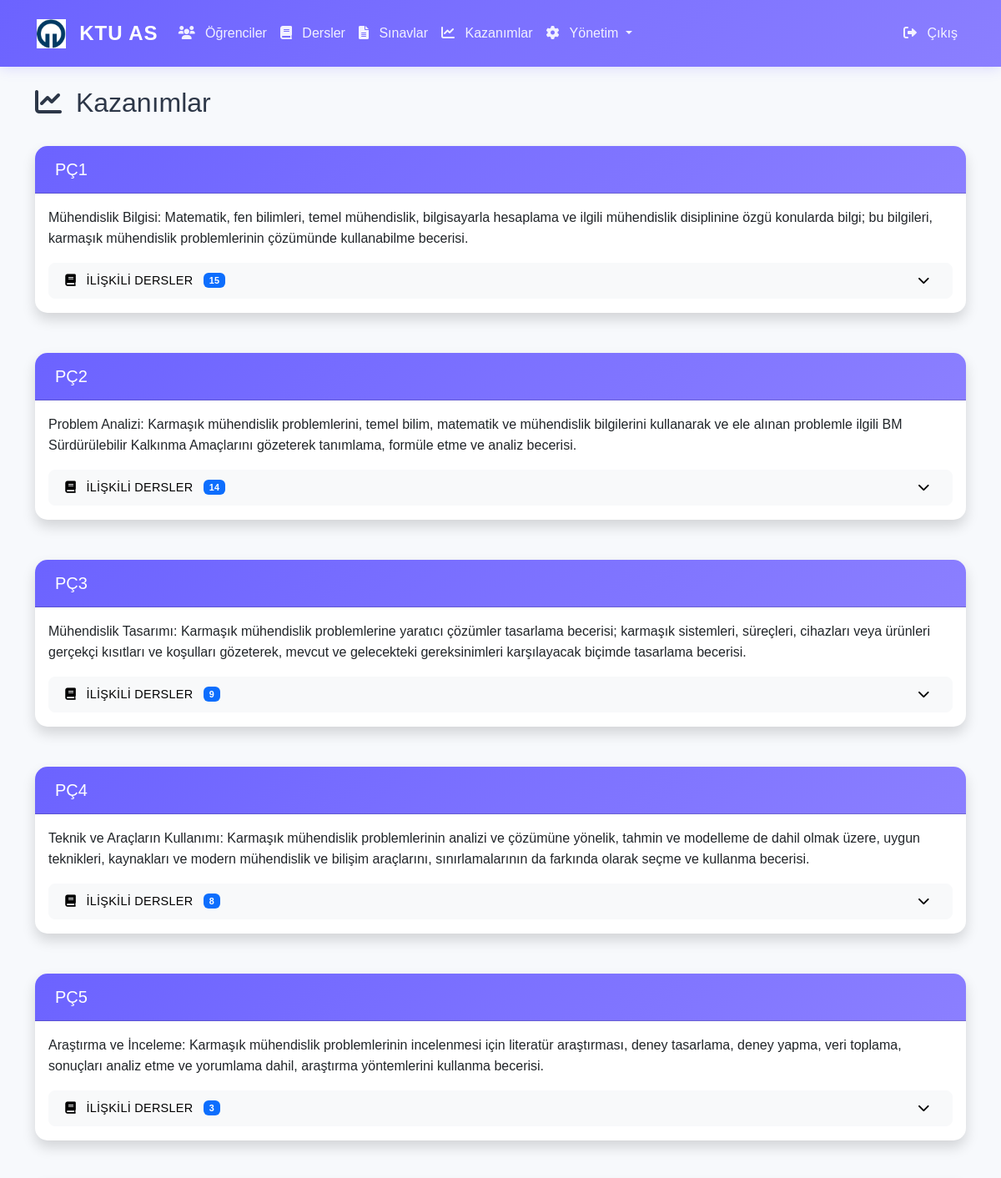
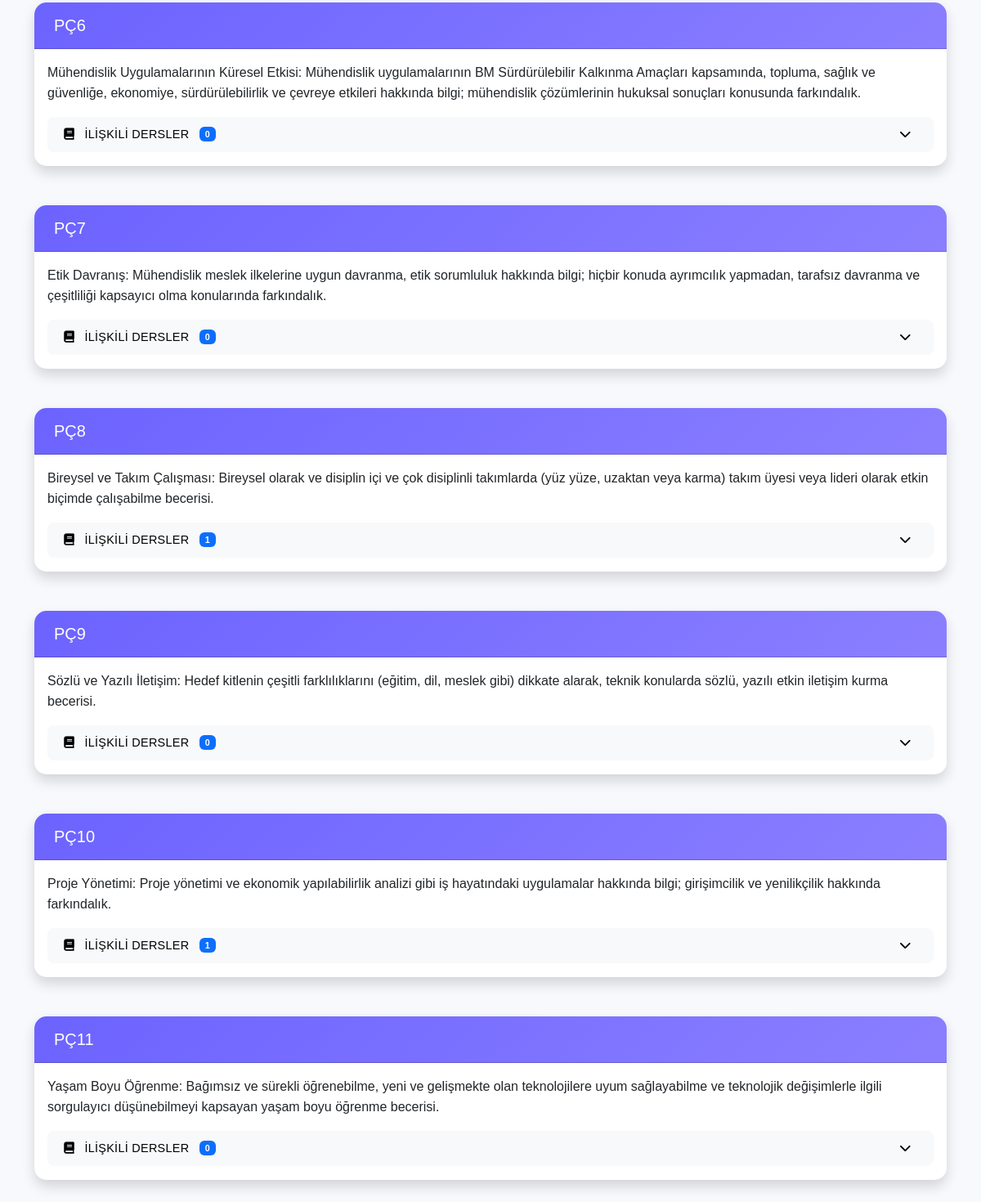
The page /program-outcomes (signed in) on the database its author committed (2 pictures, top to bottom).
### app/models/__init__.py (models this page shows, shortened)
class ProgramOutcome(db.Model):
    __tablename__ = 'program_outcomes'
    id = db.Column(db.Integer, primary_key=True)
    code = db.Column(db.String(10), unique=True, nullable=False)
    description = db.Column(db.Text, nullable=False)
    created_at = db.Column(db.DateTime, default=datetime.utcnow)
    related_courses = db.relationship('Course',
                                    secondary='course_program_outcomes',
                                    backref=db.backref('program_outcomes', lazy='dynamic'),
                                    lazy='dynamic')
    related_exams = db.relationship('Exam',
                                  secondary='exam_program_outcomes',
                                  backref=db.backref('program_outcomes', lazy='dynamic'),
                                  lazy='dynamic')

### app/routes/main.py (the view)
@bp.route('/program-outcomes')
@login_required
def program_outcomes():
    outcomes = ProgramOutcome.query.all()
    return render_template('main/program_outcomes.html', outcomes=outcomes)

### app/__init__.py (called while the page is built)
@login_manager.user_loader
def load_user(user_id):
    from app.models import User
    return User.query.get(int(user_id))

### app/templates/main/program_outcomes.html (shortened to what this page needs)
{% extends "base.html" %}
{% block content %}
<div class="row mb-4">
    <div class="col-md-8">
        <h2>
            <i class="fas fa-chart-line"></i> Kazanımlar
        </h2>
    </div>
</div>
<div class="row">
    {% for outcome in outcomes %}
    <div class="col-12 mb-4">
        <div class="card shadow">
            <div class="card-header bg-gradient-primary text-white">
                <h5 class="mb-0">{{ outcome.code }}</h5>
            </div>
            <div class="card-body">
                <p class="card-text">{{ outcome.description }}</p>
                <div class="mt-3">
                    <button class="btn btn-light w-100 d-flex justify-content-between align-items-center"
                            type="button"
                            data-bs-toggle="collapse"
                            data-bs-target="#courses{{ outcome.id }}"
                            aria-expanded="false"
                            aria-controls="courses{{ outcome.id }}">
                        <span>
                            <i class="fas fa-book"></i> İlişkili Dersler
                            <span class="badge bg-primary ms-2">{{ outcome.related_courses.count() }}</span>
                        </span>
                        <i class="fas fa-chevron-down"></i>
                    </button>
                </div>
            </div>
        </div>
    </div>
    {% else %}
    <div class="col-12">
        <div class="alert alert-info">
            Henüz kazanım tanımlanmamıştır.
        </div>
    </div>
    {% endfor %}
</div>
{% endblock %}

### app/static/css/style.css (style rules this page uses)
:root { --primary-color: #6C63FF; --secondary-color: #FF6584; --accent-color: #43E97B; --background-color: #F7F9FC; --text-color: #2D3748; --success-color: #43E97B; --warning-color: #FFB86C; --danger-color: #FF5555; --light-gray: #EDF2F7; --dark-gray: #4A5568; --gradient-primary: linear-gradient(135deg, #6C63FF 0%, #8B7FFF 100%); --gradient-success: linear-gradient(135deg, #43E97B 0%, #38F9D7 100%); --gradient-warning: linear-gradient(135deg, #FFB86C 0%, #FFA17F 100%); --gradient-danger: linear-gradient(135deg, #FF5555 0%, #FF8080 100%); }
body { font-family: 'Poppins', sans-serif; background-color: var(--background-color); color: var(--text-color); line-height: 1.6; }
.card { border: none; border-radius: 15px; box-shadow: 0 5px 15px rgba(0, 0, 0, 0.05); transition: transform 0.3s ease, box-shadow 0.3s ease; background: white; margin-bottom: 1.5rem; }
.card-header { background: var(--gradient-primary); color: white; border-radius: 15px 15px 0 0 !important; padding: 1rem 1.5rem; font-weight: 600; }
.btn { border-radius: 8px; padding: 0.6rem 1.2rem; font-weight: 500; letter-spacing: 0.3px; transition: all 0.3s ease; text-transform: uppercase; font-size: 0.9rem; }
.card, .alert, .table { animation: fadeIn 0.5s ease-out; }
.fas { margin-right: 0.5rem; }

### app/templates/main/program_outcomes.html (style rules this page uses)
.card { min-height: 200px; height: auto !important; }

### rows shown on the page
ProgramOutcome: code "PÇ1", description "Mühendislik Bilgisi: Matematik, fen bilimleri, temel mühendislik, bilgisayarla hesaplama ve ilgili mühendislik disiplinine özgü konularda bilgi; bu bilgileri, karmaşık mühendislik problemlerinin çözümünde kullanabilme becerisi.", related_courses.count "15"
ProgramOutcome: code "PÇ2", description "Problem Analizi: Karmaşık mühendislik problemlerini, temel bilim, matematik ve mühendislik bilgilerini kullanarak ve ele alınan problemle ilgili BM Sürdürülebilir Kalkınma Amaçlarını gözeterek tanımlama, formüle etme ve analiz becerisi.", related_courses.count "14"
ProgramOutcome: code "PÇ3", description "Mühendislik Tasarımı: Karmaşık mühendislik problemlerine yaratıcı çözümler tasarlama becerisi; karmaşık sistemleri, süreçleri, cihazları veya ürünleri gerçekçi kısıtları ve koşulları gözeterek, mevcut ve gelecekteki gereksinimleri karşılayacak biçimde tasarlama becerisi.", related_courses.count "9"
ProgramOutcome: code "PÇ4", description "Teknik ve Araçların Kullanımı: Karmaşık mühendislik problemlerinin analizi ve çözümüne yönelik, tahmin ve modelleme de dahil olmak üzere, uygun teknikleri, kaynakları ve modern mühendislik ve bilişim araçlarını, sınırlamalarının da farkında olarak seçme ve kullanma becerisi.", related_courses.count "8"
ProgramOutcome: code "PÇ5", description "Araştırma ve İnceleme: Karmaşık mühendislik problemlerinin incelenmesi için literatür araştırması, deney tasarlama, deney yapma, veri toplama, sonuçları analiz etme ve yorumlama dahil, araştırma yöntemlerini kullanma becerisi.", related_courses.count "3"
ProgramOutcome: code "PÇ6", description "Mühendislik Uygulamalarının Küresel Etkisi: Mühendislik uygulamalarının BM Sürdürülebilir Kalkınma Amaçları kapsamında, topluma, sağlık ve güvenliğe, ekonomiye, sürdürülebilirlik ve çevreye etkileri hakkında bilgi; mühendislik çözümlerinin hukuksal sonuçları konusunda farkındalık.", related_courses.count "0"
ProgramOutcome: code "PÇ7", description "Etik Davranış: Mühendislik meslek ilkelerine uygun davranma, etik sorumluluk hakkında bilgi; hiçbir konuda ayrımcılık yapmadan, tarafsız davranma ve çeşitliliği kapsayıcı olma konularında farkındalık.", related_courses.count "0"
ProgramOutcome: code "PÇ8", description "Bireysel ve Takım Çalışması: Bireysel olarak ve disiplin içi ve çok disiplinli takımlarda (yüz yüze, uzaktan veya karma) takım üyesi veya lideri olarak etkin biçimde çalışabilme becerisi.", related_courses.count "1"
ProgramOutcome: code "PÇ9", description "Sözlü ve Yazılı İletişim: Hedef kitlenin çeşitli farklılıklarını (eğitim, dil, meslek gibi) dikkate alarak, teknik konularda sözlü, yazılı etkin iletişim kurma becerisi.", related_courses.count "0"
ProgramOutcome: code "PÇ10", description "Proje Yönetimi: Proje yönetimi ve ekonomik yapılabilirlik analizi gibi iş hayatındaki uygulamalar hakkında bilgi; girişimcilik ve yenilikçilik hakkında farkındalık.", related_courses.count "1"
ProgramOutcome: code "PÇ11", description "Yaşam Boyu Öğrenme: Bağımsız ve sürekli öğrenebilme, yeni ve gelişmekte olan teknolojilere uyum sağlayabilme ve teknolojik değişimlerle ilgili sorgulayıcı düşünebilmeyi kapsayan yaşam boyu öğrenme becerisi.", related_courses.count "0"
